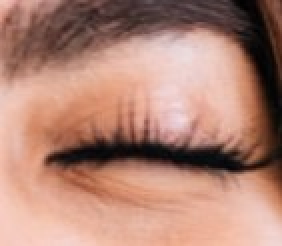
#> input picture driver_safety/data/raw/test/Closed/_101.jpg, 141 x 123 px (shown 2 times larger)
$ python -i ear_detector.py   (imports and definitions only)
#> lines starting #> are read from the running program, lines starting #| are printed output that depends on the picture
#> further down, picture is the input picture: shape (123, 141, 3); mean B, G, R 116.8, 131.7, 176.1
"""
ear_detector.py — Eye state detection using OpenCV face + eye cascades.

Key fixes:
  - Requires 5+ consecutive no-eye frames before marking eyes closed (was 3)
  - Requires 2+ eyes missing consecutively, not just 1 detection failure
  - Alert level needs sustained closure (consec_frames) — single misses ignored
  - No-eye streak decays by 2 when eyes ARE detected (clears fast on reopen)
  - minNeighbors raised to reduce false "no eye" detections
  - EAR values kept as-is (cascade-based, not landmark-based)
"""

import cv2
import numpy as np
from collections import deque
import sys, os

sys.path.insert(0, os.path.dirname(os.path.dirname(os.path.abspath(__file__))))
from utils.config import (
    EAR_THRESHOLD, EAR_CONSEC_FRAMES, EAR_WARNING_FRAMES
)

FACE_CASCADE = cv2.CascadeClassifier(
    cv2.data.haarcascades + "haarcascade_frontalface_default.xml"
)
EYE_CASCADE = cv2.CascadeClassifier(
    cv2.data.haarcascades + "haarcascade_eye_tree_eyeglasses.xml"
)


class EARDetector:
    def __init__(self,
                 ear_threshold=EAR_THRESHOLD,
                 consec_frames=EAR_CONSEC_FRAMES,
                 warning_frames=EAR_WARNING_FRAMES):
        self.ear_threshold  = ear_threshold
        self.consec_frames  = consec_frames
        self.warning_frames = warning_frames
        self.frame_counter  = 0
        self.total_blinks   = 0
        self.perclos_buf    = deque(maxlen=30 * 60)

        self._no_eye_streak = 0
        self._min_face      = 80

        # How many consecutive no-eye frames before we believe eyes are closed
        # 5 frames at 15fps = 0.33 seconds — filters out cascade misses
        self._CLOSED_CONFIRM = 5

    def process_frame(self, bgr):
        h, w = bgr.shape[:2]
#> h = 123; w = 141
        gray = cv2.cvtColor(bgr, cv2.COLOR_BGR2GRAY)
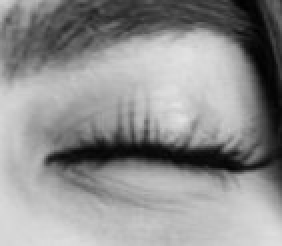
#> gray: shape (123, 141) (shown 2 times larger); min 0, max 227, mean 143.3
        gray = cv2.equalizeHist(gray)
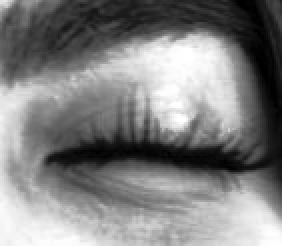
#> gray: shape (123, 141) (shown 2 times larger); min 0, max 255, mean 128.3

        out = dict(ear=1.0, mar=0.0, yaw=0.0, pitch=0.0, roll=0.0,
                   eye_closed=False, alert_level=0, perclos=0.0,
                   blink_rate=0.0, face_detected=False, landmarks=None,
                   face_box=None, eye_boxes=[])

        # ── Detect face ───────────────────────────────────────────────────
        faces = FACE_CASCADE.detectMultiScale(
            gray, scaleFactor=1.1, minNeighbors=4,
            minSize=(self._min_face, self._min_face)
        )
#> faces = ()
        if len(faces) == 0:
            faces = FACE_CASCADE.detectMultiScale(
                gray, scaleFactor=1.1, minNeighbors=3, minSize=(50, 50)
            )
        if len(faces) == 0:
            # Face gone — decay streak so it doesn't stay high
            self._no_eye_streak = max(0, self._no_eye_streak - 1)
            return out

        out["face_detected"] = True
        fx, fy, fw, fh = max(faces, key=lambda f: f[2] * f[3])
        out["face_box"] = (fx, fy, fw, fh)

        # ── Eye detection in upper 55% of face ───────────────────────────
        eye_region_h = int(fh * 0.55)
        face_roi     = gray[fy:fy + eye_region_h, fx:fx + fw]

        # minNeighbors=5 — stricter, fewer false "no eye" misses
        eyes = EYE_CASCADE.detectMultiScale(
            face_roi,
            scaleFactor=1.1,
            minNeighbors=5,
            minSize=(int(fw * 0.10), int(fw * 0.08))
        )

        eyes_detected = len(eyes) >= 1

        if eyes_detected:
            out["eye_boxes"] = [
                (fx + ex, fy + ey, ew, eh) for (ex, ey, ew, eh) in eyes
            ]
            out["ear"] = 0.35
            # Decay streak by 2 per frame — clears quickly when eyes reopen
            self._no_eye_streak = max(0, self._no_eye_streak - 2)
        else:
            self._no_eye_streak += 1
            out["ear"] = 0.18

        # ── Eyes confirmed closed only after _CLOSED_CONFIRM streak ──────
        # This is the key fix — cascade misses 1-4 frames are ignored
        eye_closed = (self._no_eye_streak >= self._CLOSED_CONFIRM)
        out["eye_closed"] = eye_closed

        # ── Frame counter ─────────────────────────────────────────────────
        if eye_closed:
            self.frame_counter += 1
        else:
            if self.frame_counter >= self.warning_frames:
                self.total_blinks += 1
            self.frame_counter = 0
            # Only reset streak fully when eyes confidently reopen
            if eyes_detected:
                self._no_eye_streak = 0

        # ── PERCLOS — only log confident states ───────────────────────────
        if eyes_detected or self._no_eye_streak >= self._CLOSED_CONFIRM:
            self.perclos_buf.append(int(eye_closed))

        perclos = float(np.mean(self.perclos_buf)) if self.perclos_buf else 0.0
        out["perclos"] = round(perclos, 4)

        elapsed_min      = max(len(self.perclos_buf) / (30 * 60), 1e-6)
        out["blink_rate"] = round(self.total_blinks / elapsed_min, 2)

        # ── Alert level ───────────────────────────────────────────────────
        if self.frame_counter >= self.consec_frames:
            out["alert_level"] = 2
        elif self.frame_counter >= self.warning_frames:
            out["alert_level"] = 1
        else:
            out["alert_level"] = 0

        return out

    # [44 lines left out: functions draw_overlay, reset, not called in this run]

>>> import cv2
>>> picture = cv2.imread('../../data/raw/test/Closed/_101.jpg')
>>> result = EARDetector().process_frame(picture)
#> result = 13 items

$ run again, on driver_safety/data/raw/test/Closed/_102.jpg
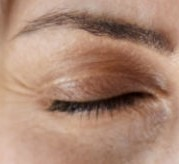
#> input picture driver_safety/data/raw/test/Closed/_102.jpg, 179 x 164 px
#> picture is the input picture: shape (164, 179, 3); mean B, G, R 115.7, 135, 170.9
#> in process_frame, `gray = cv2.cvtColor(bgr, cv2.COLOR_BGR2GRAY)`:
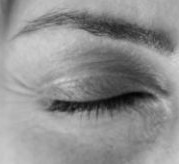
#> gray: shape (164, 179); min 4, max 212, mean 143.5
#> in process_frame, `gray = cv2.equalizeHist(gray)`:
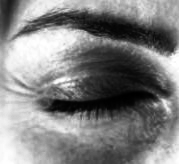
#> gray: shape (164, 179); min 0, max 255, mean 128.6
#> faces = ()
#> result = 13 items

$ run again, on driver_safety/data/raw/test/Closed/_107.jpg
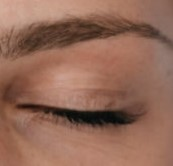
#> input picture driver_safety/data/raw/test/Closed/_107.jpg, 173 x 166 px
#> picture is the input picture: shape (166, 173, 3); mean B, G, R 87.5, 105.2, 147.2
#> in process_frame, `gray = cv2.cvtColor(bgr, cv2.COLOR_BGR2GRAY)`:
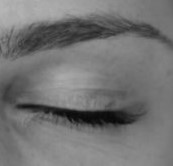
#> gray: shape (166, 173); min 6, max 182, mean 115.7
#> in process_frame, `gray = cv2.equalizeHist(gray)`:
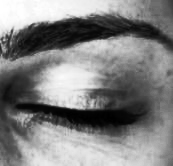
#> gray: shape (166, 173); min 0, max 255, mean 129
#> faces = ()
#> result = 13 items

$ run again, on driver_safety/data/raw/test/Closed/_11.jpg
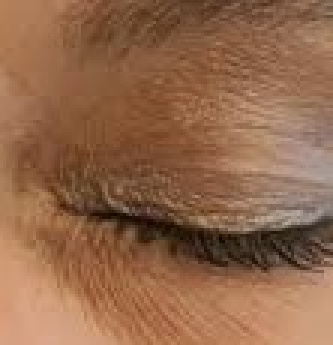
#> input picture driver_safety/data/raw/test/Closed/_11.jpg, 111 x 115 px (shown 3 times larger)
#> picture is the input picture: shape (115, 111, 3); mean B, G, R 74.8, 103.4, 146.4
#> in process_frame, `gray = cv2.cvtColor(bgr, cv2.COLOR_BGR2GRAY)`:
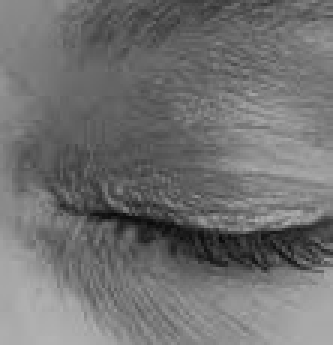
#> gray: shape (115, 111) (shown 3 times larger); min 7, max 179, mean 113
#> in process_frame, `gray = cv2.equalizeHist(gray)`:
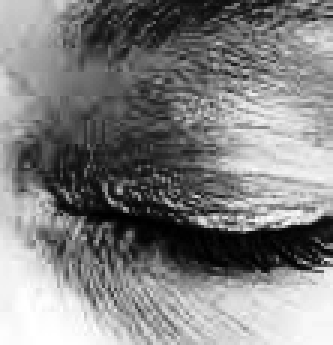
#> gray: shape (115, 111) (shown 3 times larger); min 0, max 255, mean 128.8
#> faces = ()
#> result = 13 items
